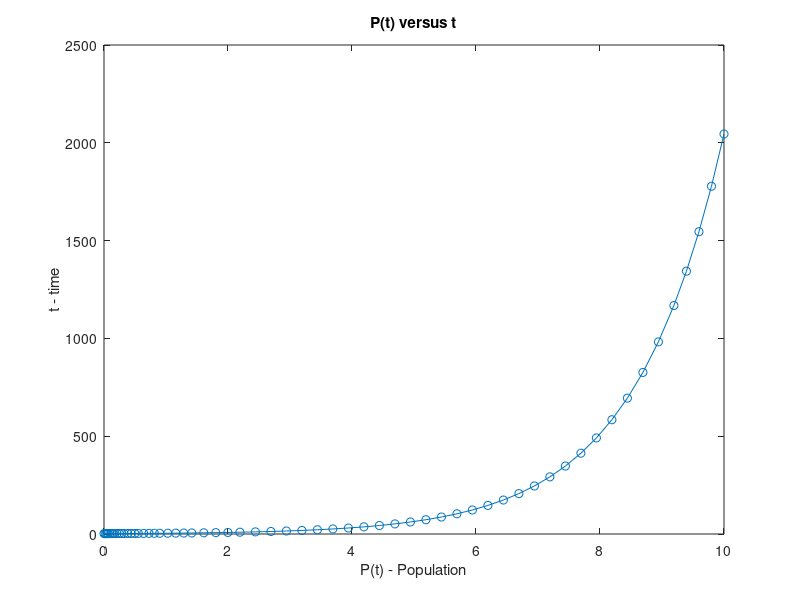
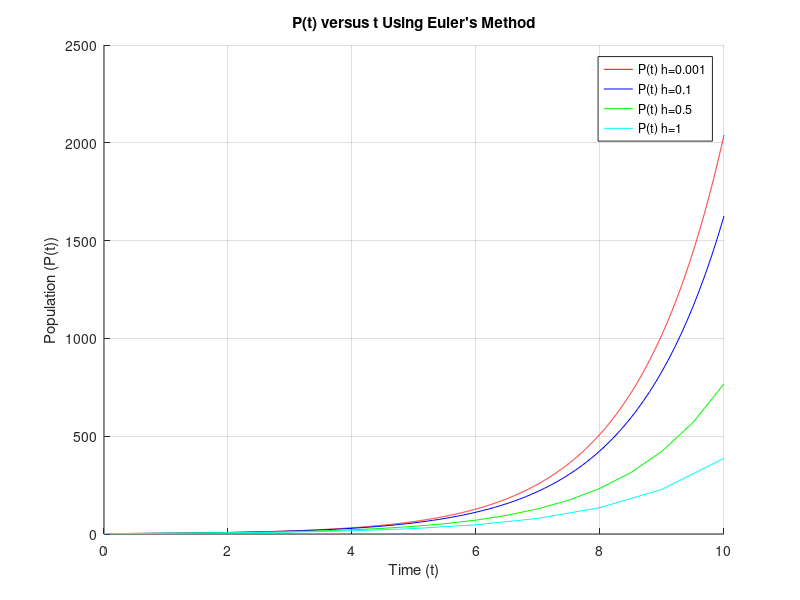

Here is the MATLAB script that generated these plots, in order:
%{
MATH 245 MATLAB 2 PART 1
_____________________
Jerom Jothiprakasam
jothipra@usc.edu

Natalia Hopper
nhopper@usc.edu
_______________________________________
Revision History
Date            Changes             Programmer
---------------------------------------------------------
1/30/2025      Original         Jerom Jothiprakasam
2/1/2025       Q1,part(A)         Natalia Hopper
2/1/2025       Q1,part(B)       Jerom Jothiprakasam
2/1/2025       Q1,part(C)       Jerom Jothiprakasam
2/1/2025       Q1,part(D)       Jerom Jothiprakasam
%}

clc;
clear;

%% part (A)

tSpan = [0 10]; % Time interval [0, 10]
y0 = 2; % Initial Population
r =  0.693; % Reproductive Rate
[t,y] = ode45(@(t,y) r*y, tSpan, y0); % Solves the ODE as t v. y

figure;
plot(t,y,'-o'); % Plots the ODE solution, adds circles at points on graph

% Add graph axis labels
xlabel('P(t) - Population');
ylabel('t - time');
title('P(t) versus t');

%% part (B)

h1 = 0.001;                % Time Step
tFinal = 10;               % Final Time
timeVector1 = 0:h1:tFinal; % Time Inputs
N1 = length(timeVector1);  % Number of Time Steps

P1 = zeros(1, N1);
P1(1) = y0;                % Initial condition

for i = 1:N1-1
    P1(i+1) = P1(i) + h1 * r * P1(i);
end

figure;
hold on;
plot(timeVector1, P1, 'r-');


%% part (C)

h2 = 0.1;                  % Time Step
tFinal = 10;               % Final Time
timeVector2 = 0:h2:tFinal; % Time Inputs
N2 = length(timeVector2);  % Number of Time Steps

P2 = zeros(1, N2);
P2(1) = y0;                % Initial condition

for i = 1:N2-1
    P2(i+1) = P2(i) + h2 * r * P2(i);
end

plot(timeVector2, P2, 'b-');

h3 = 0.5;                  % Time Step
tFinal = 10;               % Final Time
timeVector3 = 0:h3:tFinal; % Time Inputs
N3 = length(timeVector3);  % Number of Time Steps

P3 = zeros(1, N3);
P3(1) = y0;                % Initial condition

for i = 1:N3-1
    P3(i+1) = P3(i) + h3 * r * P3(i);
end

plot(timeVector3, P3, 'g-');


h4 = 1;                    % Time Step
tFinal = 10;               % Final Time
timeVector4 = 0:h4:tFinal; % Time Inputs
N4 = length(timeVector4);  % Number of Time Steps

P4 = zeros(1, N4);
P4(1) = y0;                % Initial condition

for i = 1:N4-1
    P4(i+1) = P4(i) + h4 * r * P4(i);
end

plot(timeVector4, P4, 'c-');

xlabel('Time (t)');
ylabel('Population (P(t))');
grid on;
title('P(t) versus t Using Euler''s Method');
legend('P(t) h=0.001','P(t) h=0.1','P(t) h=0.5','P(t) h=1');

%% part(D)

%{
    The exact solution is the graph with the step value
    that is closest to zero. So in our case the solution
    where h = 0.001 is the exact solution. As h increases
    the graph becomes less steep.

%}